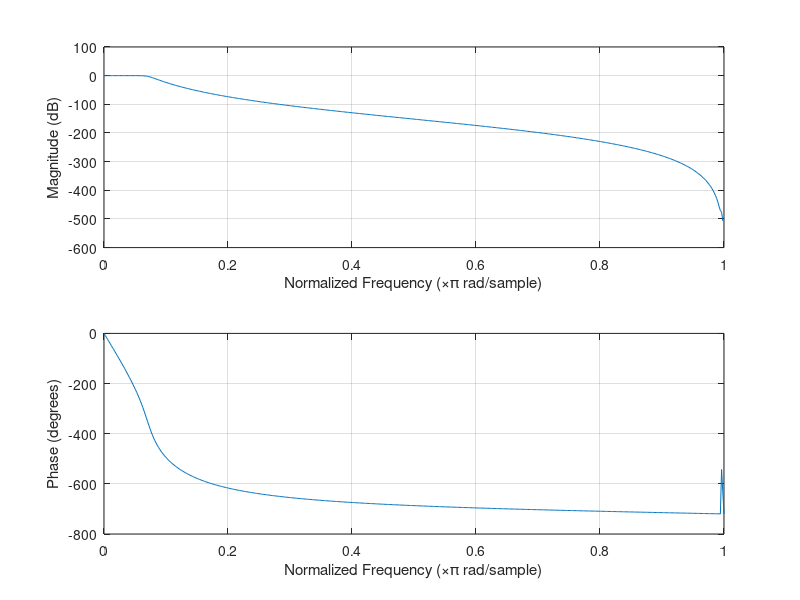

Here is the MATLAB script that generated this plot:
clc;
clear;
close all;

%assigning variables

wp=0.25*pi;     %Passband frequency
ws=0.4*pi;     %Stopband frequency
T=2;
g1=1;
g2=30;
H_s=1;

%Step1:finding ratio of stop and passband 
Wp=tan(wp/2);
Ws=tan(ws/2);
r=Ws/Wp;

%finding gain
A1=10^(-g1/20);
A2=10^(-g2/20);

%step2: find N
N = ceil(0.5*(log(((1/A2)^2-1)/((1/A1)^2-1))/(log(r))));
disp("N=");
disp(N);

%step3:finding cutoff frequency
w_c=((2/T)*Wp)/((((1/A1)^2-1))^(1/(2*N)));
disp("cutoff frequency");
disp(w_c);

%step4:find H(s)

%if N is even or odd
if mod(N,2)==0
  for k=1:1:N/2
    b(k)=2*sin((((2*k)-1)*pi)/(2*N));
  end
  
  for i=1:1:N/2
      H=tf(w_c^2,[1 b(i)*w_c w_c^2]);
    H_s=H_s*H;
  end
    disp(" The discrete continous time transfer function");
   disp("H(s)");
   disp(H_s);
   
else
    %if N is odd

    for k=1:1:(N-1)/2
    b(k)=2*sin((((2*k)-1)*pi)/(2*N));
    end
   for i=1:1:(N-1)/2
       H=tf(w_c^2,[1 b(i)*w_c w_c^2]);
        H_s=H_s*H;
   end
   H2=tf(w_c,[1 w_c]);
   H_s=H_s*H2;
   disp("discrete continous transfer function");
   disp("H(s)");
   disp(H_s);
end
[x,y]=tfdata(H_s,'v');
[c,d]=bilinear(x,y,1/2);
disp("discrete time transfer function");
disp(H_s);
freqz(c,d);